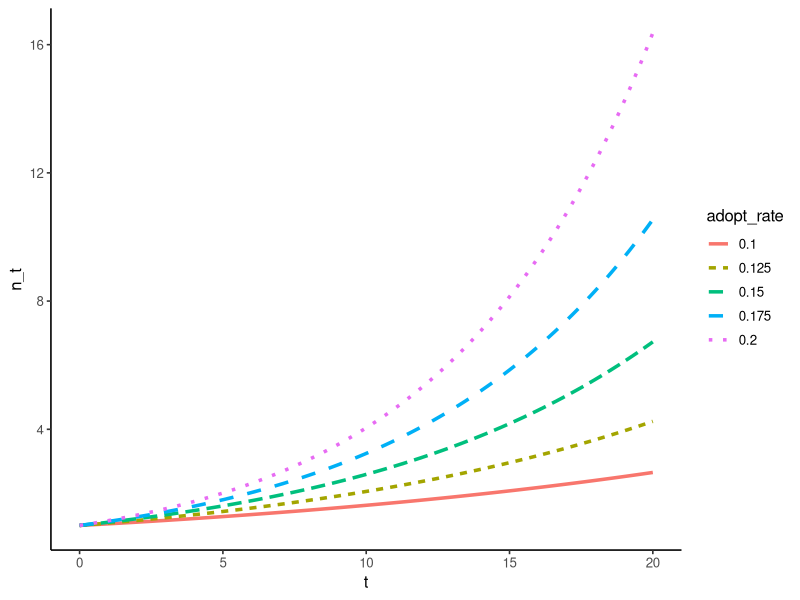

Reproduce this figure in R.
## ---- chunk 1
n <- function(t, adopt_rate = 0.2, drop_rate = 0.1, n_0 = 1) { 
  lambda <- (1 + adopt_rate - drop_rate)
  n_t <- n_0 * (lambda ** t)
  return (n_t)
}
## ---- chunk 2
#| code-fold: true
#| code-summary: "`make_n_tbl` function definition"
make_n_tbl <- function(tmin = 0.0, tmax = 20.0, dt = 0.2, 
                       adopt_rates = seq(0.1, 0.2, 0.025), drop_rate = 0.05) {
  
  # Define vector of time points passed to the n function defined above
  tvec <- seq(tmin, tmax, dt)
  
  # Create table to plot n_t for different adoption rate (alpha) values
  n_tbl <- tibble::tibble(
    # Repeat time vector four times for each alpha.
    t = rep(tvec, length(adopt_rates)),  
    
    # Create n_t vector for each adopt_rate, n_0=1 implicit
    n_t = 
      purrr::map(adopt_rates, ~ n(tvec, .x, drop_rate)) |> 
      purrr::flatten_dbl(),
    
    # Repeat adopt rate for each tstep
    adopt_rate = factor(
      purrr::map(adopt_rates, ~ rep(.x, length(tvec))) |> 
      purrr::flatten_dbl(),
      levels = adopt_rates
    )
  )
  
  return (n_tbl)
}
## ---- chunk 3
library(ggplot2)
n_tbl <- make_n_tbl()
p <- ggplot(n_tbl, aes(x = t, y = n_t, 
                       color = adopt_rate, 
                       linetype=adopt_rate)) +
  geom_line(linewidth = 1.2) + theme_classic(base_size = 12)
print(p)
## ---- chunk 4

